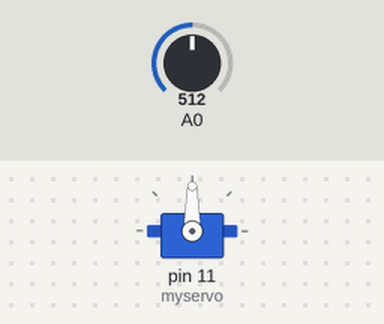
This sketch was run on a simulated Arduino Uno, built with avr-gcc and run on an emulated ATmega328P. Shown: servo. The inputs (shaded band) are chosen by the test bench; at power-on: A0 = 512.

Above: at 1.2 s.
1.3 s: A0 set to 716
At 2.3 s:
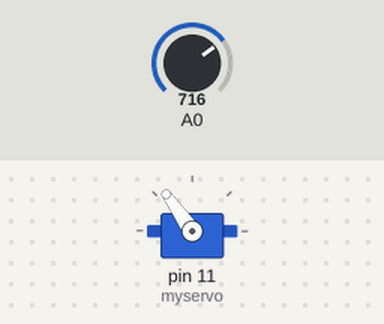
2.8 s: A0 set to 900
At 3.2 s:
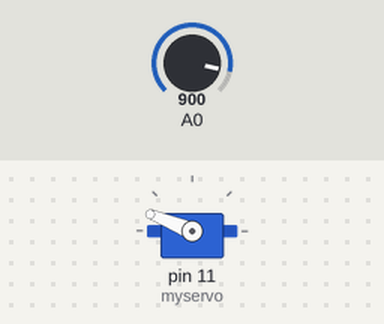
4.3 s: A0 set to 1023
At 4.6 s:
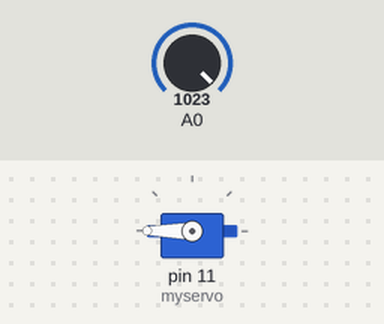
5.8 s: A0 set to 306
At 6.7 s:
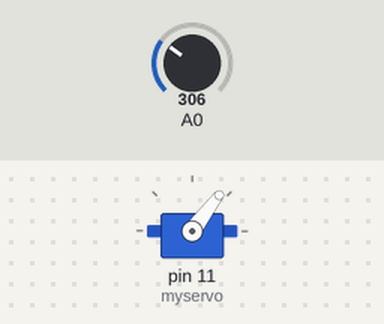
7.3 s: A0 set to 122
At 8.1 s:
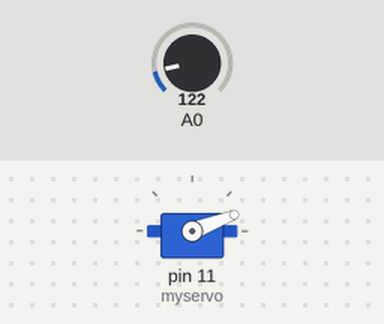
Timing chart, 0 to 9.8 s (numbered marks = the images above; inputs shaded):
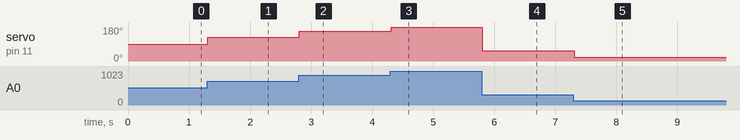

The sketch:

3D2-Project1-Assignment.ino
```cpp
#include <Servo.h>

Servo myservo;

int val;

void setup() {
  myservo.attach(11);
}

void loop() {
  val = analogRead(A0);
  val = map(val, 0, 1023, 0, 180);
  myservo.write(val);
  delay(15);
}
```

Measured:
- after the input at 1.3 s, servo on pin 11 (myservo): 90° → 125° at once
- after the input at 2.8 s, servo on pin 11 (myservo): 125° → 158° at once
- after the input at 4.3 s, servo on pin 11 (myservo): 158° → 180° at once
- after the input at 5.8 s, servo on pin 11 (myservo): 180° → 53° at once
- after the input at 7.3 s, servo on pin 11 (myservo): 53° → 21° at once
